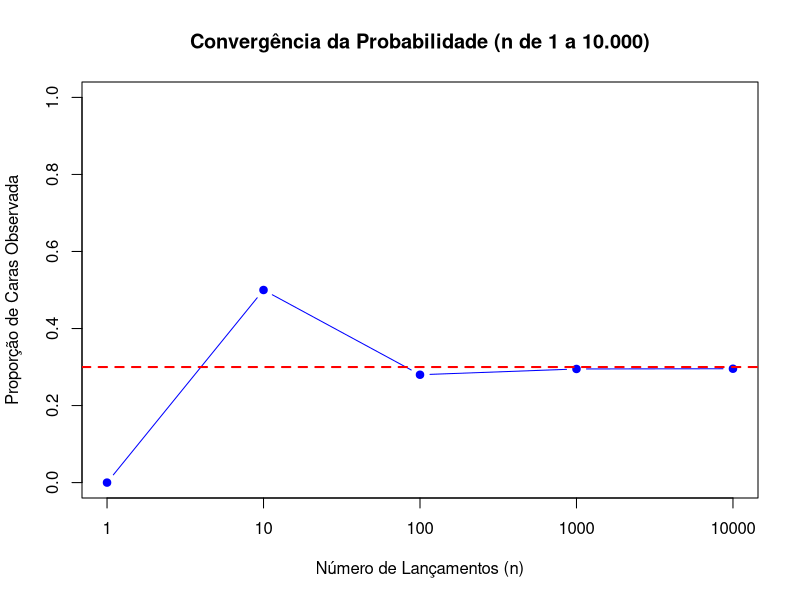
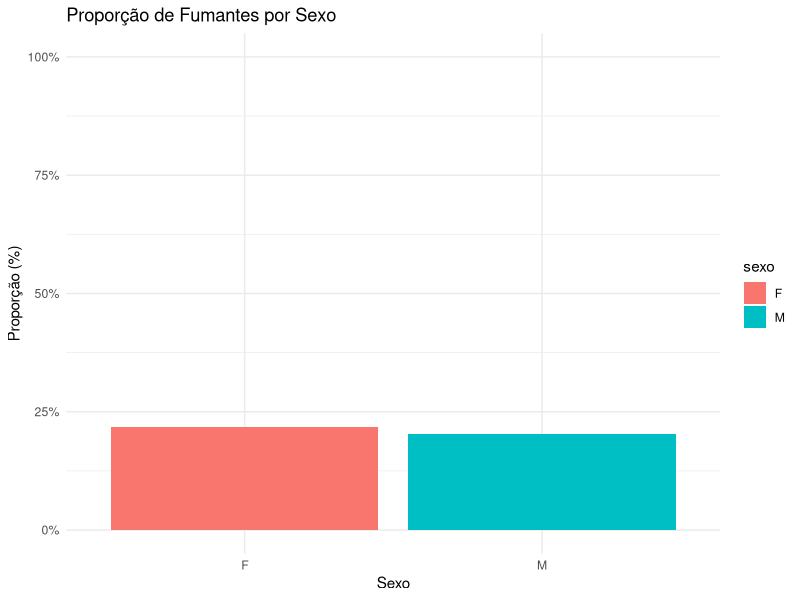
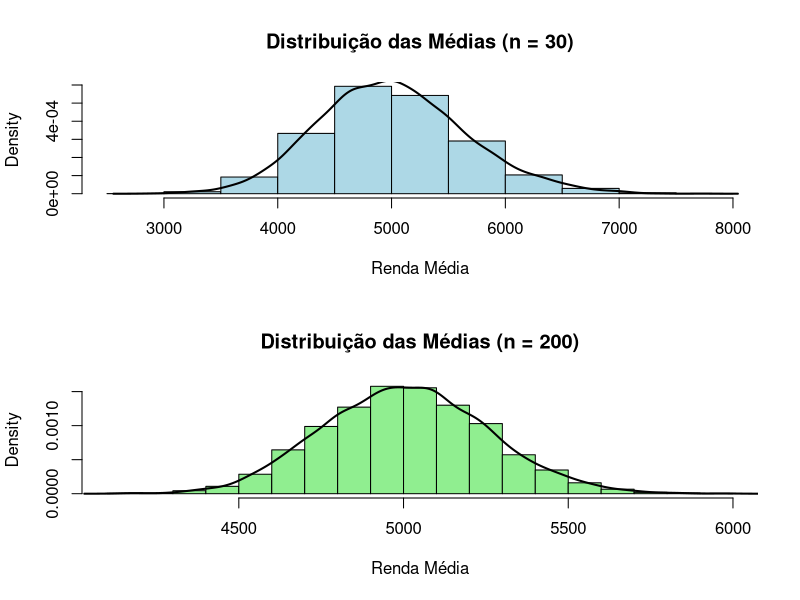
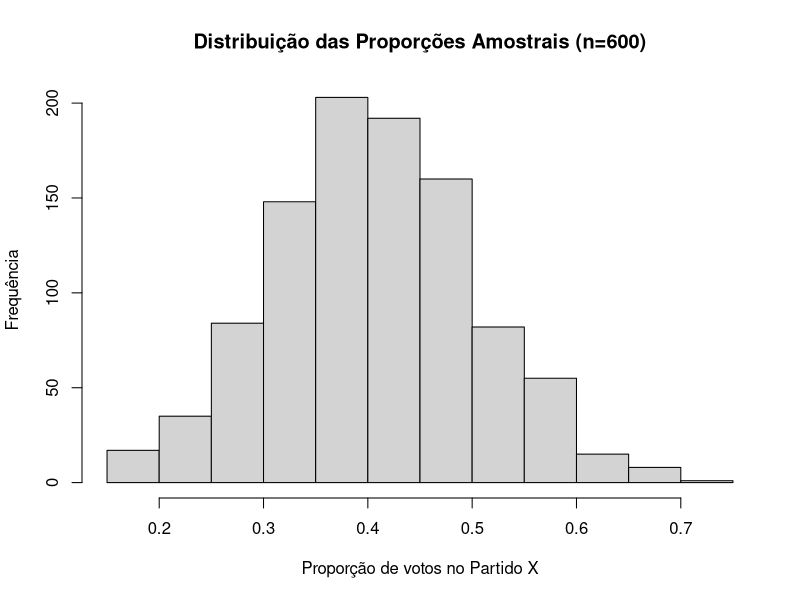
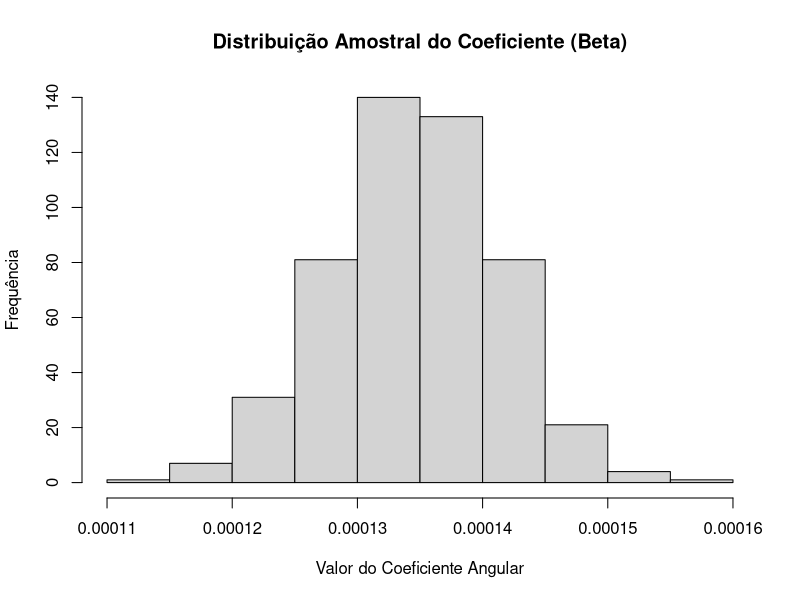

Generate these figures, in order, with R:
#' ---
#' title: "Lista 04 - MQ"
#' author: "Martha Gaudencio"
#' ---
#' 

#MQ101 - Lista 03
#Nome: Martha Gaudencio da Silva
#Data: 30/11/2025
#Descrição: Probabilidade e Inferência Estatística

# 1 Probabilidade como frequência de longo prazo (moeda viesada)

set.seed(123)

p_cara <- 0.3
n_vec  <- c(1, 10, 100, 1000, 10000)

result <- data.frame(
  n      = n_vec,
  p_cara = NA_real_
)

for (i in seq_along(n_vec)) {
  x <- rbinom(n = n_vec[i], size = 1, prob = p_cara)
  result$p_cara[i] <- mean(x)
}

print(result)

plot(result$n, result$p_cara, type = "b", pch = 19, log = "x",
     ylim = c(0, 1), col = "blue",
     xlab = "Número de Lançamentos (n)", 
     ylab = "Proporção de Caras Observada",
     main = "Convergência da Probabilidade (n de 1 a 10.000)")

abline(h = p_cara, lty = 2, col = "red", lwd = 2)

#O gráfico confirma a trajetória das probabilidades apresentadas de sair 'cara'
#a cada número de lançamentos, sendo que a partir de 100 lançamentos ela se 
#aproxima de 29%, sendo a frequência relativa quando um evento acontece
#repetidamente um grande número de vezes.

# 2 - Bernoulli, Binomial e probabilidades exatas (satisfação em saúde)

set.seed(123)

p <- 0.65 
n <- 20   

y <- rbinom(n, size = 1, prob = p)

num_satisfeitos <- sum(y)

prob_12 <- dbinom(12, size = n, prob = p)

prob_12_ou_mais <- 1 - pbinom(11, size = n, prob = p)

print(paste("Número de satisfeitos na simulação:", num_satisfeitos))
print(paste("Probabilidade exata de 12:", round(prob_12, 4)))
print(paste("Probabilidade de 12 ou mais:", round(prob_12_ou_mais, 4)))

#Em uma amostra de 20 pessoas com a taxa de satisfação sendo de 65%, os dados
#mostram que há 76% de chance de 12 pessoas ou mais estarem satisfeitas, 
#enquanto a porcentagem de serem exatamente 12 pessoas é de apenas 16%.

#3 - Probabilidade condicional e independência (base saúde)

library(dplyr)
library(ggplot2)

set.seed(123)
N <- 5000

dados_saude <- data.frame(
  sexo       = sample(c("F", "M"), size = N, replace = TRUE, prob = c(0.55, 0.45)),
  fumante    = rbinom(N, 1, 0.22),
  hipertenso = rbinom(N, 1, 0.30)
)

P_fumante   <- mean(dados_saude$fumante == 1)
P_fumante_F <- mean(dados_saude$fumante[dados_saude$sexo == "F"] == 1)
P_fumante_M <- mean(dados_saude$fumante[dados_saude$sexo == "M"] == 1)

cat("Probabilidade Geral de ser fumante:", round(P_fumante, 4), "\n")
cat("Probabilidade de ser fumante dado que é Mulher:", round(P_fumante_F, 4), "\n")
cat("Probabilidade de ser fumante dado que é Homem:", round(P_fumante_M, 4), "\n")

tab_fumo <- dados_saude |>
  group_by(sexo) |>
  summarise(prop_fumante = mean(fumante))

ggplot(tab_fumo, aes(x = sexo, y = prop_fumante, fill = sexo)) +
  geom_col() +
  scale_y_continuous(labels = scales::percent, limits = c(0, 1)) +
  labs(title = "Proporção de Fumantes por Sexo",
       x = "Sexo", y = "Proporção (%)") +
  theme_minimal()

#Os dados mostram que a probabilidade geral de ser fumante é de 21%, sendo que
#a de mulheres fumarem é ligeiramente maior que homens (0.2179 e 0.2031,
#respectivamente). É possível visualizar a proporção de fumantes por sexo no
#gráfico, onde a de mulheres é ligeiramente maior.

#4 – Probabilidade conjunta e regra do produto (saúde)

P_hipertenso <- mean(dados_saude$hipertenso == 1)
P_fumante    <- mean(dados_saude$fumante == 1)
P_hip_e_fum  <- mean(dados_saude$hipertenso == 1 & dados_saude$fumante == 1)

P_hip_dado_fum <- mean(dados_saude$hipertenso[dados_saude$fumante == 1] == 1)

P_produto <- P_hip_dado_fum * P_fumante

cat("P(Hipertenso):", round(P_hipertenso, 4), "\n")
cat("P(Fumante):", round(P_fumante, 4), "\n")
cat("P(Hipertenso E Fumante) [Empírico]:", round(P_hip_e_fum, 4), "\n")
cat("P(Hipertenso | Fumante):", round(P_hip_dado_fum, 4), "\n")
cat("P(Hipertenso E Fumante) [Pela Regra do Produto]:", round(P_produto, 4), "\n")

#Na base apresentada, a probabilidade de a pessoa ser hipertensa é de 30%, de
#ser fumante de 21%. Já a de ser fumante e hipertensa empiricamente é de 6,58%,
#exatamente o mesmo valor da regra do produto. Assim, considerando apenas estes
#dados, #não há uma evidência muito forte de que pessoas fumantes tenham mais
#chances de serem também hipertensas. 

#5 - Bayes “de bolso” em triagem de benefícios

set.seed(123)

P_F         <- 0.02   
P_T_dado_F  <- 0.9    
P_T_dado_Fc <- 0.05   
P_Fc        <- 1 - P_F

P_F_dado_T <- (P_T_dado_F * P_F) / (P_T_dado_F * P_F + P_T_dado_Fc * P_Fc)

N <- 100000
fraude <- rbinom(N, 1, P_F)
alerta <- ifelse(
  fraude == 1,
  rbinom(N, 1, P_T_dado_F),   
  rbinom(N, 1, P_T_dado_Fc)   
)

P_empirico <- mean(fraude[alerta == 1] == 1)

cat("Probabilidade Analítica (Bayes):", round(P_F_dado_T, 4), "\n")
cat("Probabilidade Empírica (Simulação):", round(P_empirico, 4), "\n")

#Pela fórmula de Bayes, a probabilidade de fraudes no programa considerada
#em uma amostragem com 100.000 beneficiários é de cerca de 26%, sendo então
#que a maioria da amostragem seria de 'alarmes falsos'.

#6 - Teorema Central do Limite com renda

set.seed(123)
N <- 100000
renda_pop <- rgamma(N, shape = 2, rate = 1/2500)

simular_medias <- function(n, n_rep = 5000) {
  medias <- numeric(n_rep)
  for (i in seq_len(n_rep)) {
        amostra <- sample(renda_pop, n, replace = TRUE)
    medias[i] <- mean(amostra)
  }
  medias
}

medias_n30  <- simular_medias(30)
medias_n200 <- simular_medias(200)

par(mfrow = c(2, 1)) 

hist(medias_n30,  main = "Distribuição das Médias (n = 30)", 
     col = "lightblue", xlab = "Renda Média", prob = TRUE)
lines(density(medias_n30), lwd = 2) 

hist(medias_n200, main = "Distribuição das Médias (n = 200)", 
     col = "lightgreen", xlab = "Renda Média", prob = TRUE)
lines(density(medias_n200), lwd = 2) 

par(mfrow = c(1, 1)) 

#O gráfico com n=30 tem a distribuição das médias em formato de sino (Normal), 
#mas apresenta a base mais larga, o que indica uma maior variabilidade nas 
#estimativas. Já o com n=200, a curva torna-se #é mais estreita e mais alta, 
#com as médias amostrais mais concentradas em torno da média real da população. 
#Isso significa que o erro amostral diminuiu e confirma o teorema central do 
#limite, pois quanto maior o tamanho da amostra, menor é o desvio padrão da 
#média amostral.


#7 - Intervalo de confiança para proporção (saúde)

set.seed(123)

n <- 400
amostra_saude <- dados_saude[sample(1:nrow(dados_saude), n), ]

p_hat <- mean(amostra_saude$hipertenso)
SE_p  <- sqrt(p_hat * (1 - p_hat) / n)

IC_95 <- c(
  inferior = p_hat - 1.96 * SE_p,
  superior = p_hat + 1.96 * SE_p
)

p_verdadeiro <- mean(dados_saude$hipertenso)

cat("Proporção na Amostra (p_hat):", round(p_hat, 4), "\n")
cat("Erro Padrão (SE):", round(SE_p, 4), "\n")
cat("Intervalo de Confiança (95%): [", round(IC_95[1], 4), ",", round(IC_95[2], 4), "]\n")
cat("Proporção Verdadeira na População:", round(p_verdadeiro, 4), "\n")

#A proporção de hipertensos na amostra é de 28%, valor próximo ao da população
#verdadeira da população, o que reflete os números trazidos pelo intervalo de 
#de confiança que varia entre 24% e 32%. Para o campo das políticas públicas, 
#conhecer o IC de uma amostra é fundamental para saber se os dados estão próximos
#da realidade antes de considerá-lo para a elaboração, a avaliação e o 
#monitoramento de políticas.

#8 – Correlação, regressão simples e inferência (educação)

set.seed(123)
N <- 2000

dados_educacao <- data.frame(
  ideb        = rnorm(N, mean = 5.5, sd = 0.7),
  gasto_aluno = rnorm(N, mean = 6000, sd = 1500)
)

dados_educacao$ideb <- dados_educacao$ideb + 0.0002 * (dados_educacao$gasto_aluno - 6000)

cor_ideb_gasto <- cor(dados_educacao$ideb, dados_educacao$gasto_aluno)

modelo <- lm(ideb ~ gasto_aluno, data = dados_educacao)
resumo <- summary(modelo)
ic_modelo <- confint(modelo)

cat("Correlação de Pearson:", round(cor_ideb_gasto, 4), "\n")
print(resumo$coefficients)
cat("\nIntervalo de Confiança para o Coeficiente:\n")
print(ic_modelo)

#O coeficiente angular é positivo, sendo + 0.0002, enquanto o valor p é baixo,
#mostrando uma relação significante. #Ademais, o intervalo de confiança não 
#inclui o número zero. Esses três valores indicam assim que há uma correlação 
#forte entre gasto por aluno e indicador de qualidade do ensino. 

# 9 - Margem de erro e tamanho amostral (TSE)

set.seed(123)
N <- 5000
dados_tse <- data.frame(
  id_mun       = 1:N,
  prop_partido = rbeta(N, shape1 = 10, shape2 = 15)
)

n_amostra <- 600
n_rep     <- 1000
p_hat_vec <- numeric(n_rep)

for (r in 1:n_rep) {
  id_escolhido <- sample(dados_tse$id_mun, 1)
  p_mun <- dados_tse$prop_partido[dados_tse$id_mun == id_escolhido]
  
  votos <- rbinom(n_amostra, size = 1, prob = p_mun)
  p_hat_vec[r] <- mean(votos)
}

ME <- 1.96 * sqrt(0.25 / n_amostra)

hist(p_hat_vec, 
     main = "Distribuição das Proporções Amostrais (n=600)", 
     xlab = "Proporção de votos no Partido X", 
     ylab = "Frequência")

cat("Margem de Erro Calculada (ME):", round(ME, 4), "\n")

#A margem de erro apresentada está próxima a 0,04, em uma amostragem com 600 
#eleitores repetida 1000 vezes. O histograma mostra que há uma frequência maior
#da proporção de votos no partido em torno de 40%, mostrando uma margem de erro
#segura, o que deve ser levado em consideração em análises eleitorais, como ao
#analisar a possibilidade de empates técnicos. 

#10 - Regressão e distribuição amostral do coeficiente (TSE)

set.seed(123)
N <- 5000
dados_tse <- data.frame(
  id_mun      = 1:N,
  renda_media = rnorm(N, mean = 2500, sd = 600)
)
dados_tse$prop_partido <- plogis(
  -1 + 0.0006 * dados_tse$renda_media + rnorm(N, 0, 0.3)
)

n_mun_amostra <- 300
n_eleitores   <- 400
n_rep         <- 500
coef_angular  <- numeric(n_rep)

for (r in 1:n_rep) {
  mun_sorteados <- sample(dados_tse$id_mun, n_mun_amostra)
  base_pesq <- dados_tse[dados_tse$id_mun %in% mun_sorteados, ]
  
  p_hat <- numeric(n_mun_amostra)
  for (i in seq_len(n_mun_amostra)) {
    p_true   <- base_pesq$prop_partido[i]
    votos    <- rbinom(n_eleitores, size = 1, prob = p_true)
    p_hat[i] <- mean(votos)
  }
  
  base_pesq$p_hat <- p_hat
  
  modelo <- lm(p_hat ~ renda_media, data = base_pesq)
  coef_angular[r] <- coef(modelo)[2]
}

hist(coef_angular, 
     main = "Distribuição Amostral do Coeficiente (Beta)", 
     xlab = "Valor do Coeficiente Angular", 
     ylab = "Frequência")

#A distribuição representa a 'distribuição amostral do estimador', mostrando 
#como o coeficiente varia entre diferentes amostras. A média da distribuição 
#indica o efeito real, no qual a variação mostrada no histograma) corresponde 
#ao erro-padrão da estimativa. Essa é a base do intervalo de confiança, que
#delimita a faixa onde o coeficiente estaria em 95% das repetições possíveis.